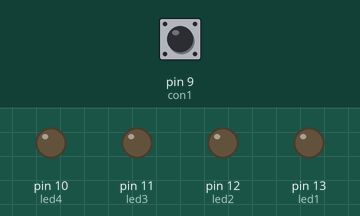
Recording of a sketch running on a simulated Arduino Uno, built with avr-gcc and run on an emulated ATmega328P. Shown: output pins drawn as LEDs (lit = HIGH). Dashed ring = blinking. Inputs (shaded band) come from the test bench; at power-on: pin 9 (con1) HIGH.

Above: at 1.2 s.
1.3 s: pin 9 (con1) pulled LOW for 0.15 s
At 1.7 s:
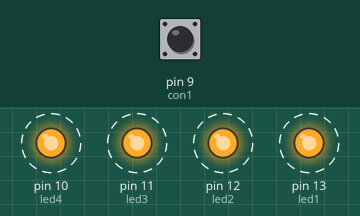
4.4 s: pin 9 (con1) pulled LOW for 1 s
8.4 s: pin 9 (con1) pulled LOW for 3.2 s
Timing chart, 0 to 14.3 s (numbered marks = the images above; inputs shaded):
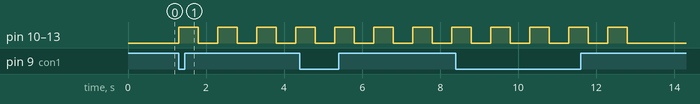

Measured:
- after the input at 1.3 s, pin 10 (led4), pin 11 (led3), pin 12 (led2), pin 13 (led1): alternates HIGH for 0.50 s and LOW for 0.50 s, starting at once

The sketch:

tema4-10.ino
```cpp
#define led1 13
#define led2 12
#define led3 11
#define led4 10
#define con1 9
int i = 0;

void setup() {
  // put your setup code here, to run once:
  pinMode(led1, OUTPUT);
  pinMode(led2, OUTPUT);
  pinMode(led3, OUTPUT);
  pinMode(led4, OUTPUT);
  pinMode(con1, INPUT_PULLUP);
}

void loop() {
  // put your main code here, to run repeatedly:
  if (digitalRead(con1) == LOW) {
    do {
    digitalWrite(led1, HIGH);
      digitalWrite(led2, HIGH);
      digitalWrite(led3, HIGH);
      digitalWrite(led4, HIGH);
      delay(500);
      digitalWrite(led1, LOW);
      digitalWrite(led2, LOW);
      digitalWrite(led3, LOW);
      digitalWrite(led4, LOW);
      delay(500);
      i++;
    } while (i<4);
i = 0;
  }
}
```
